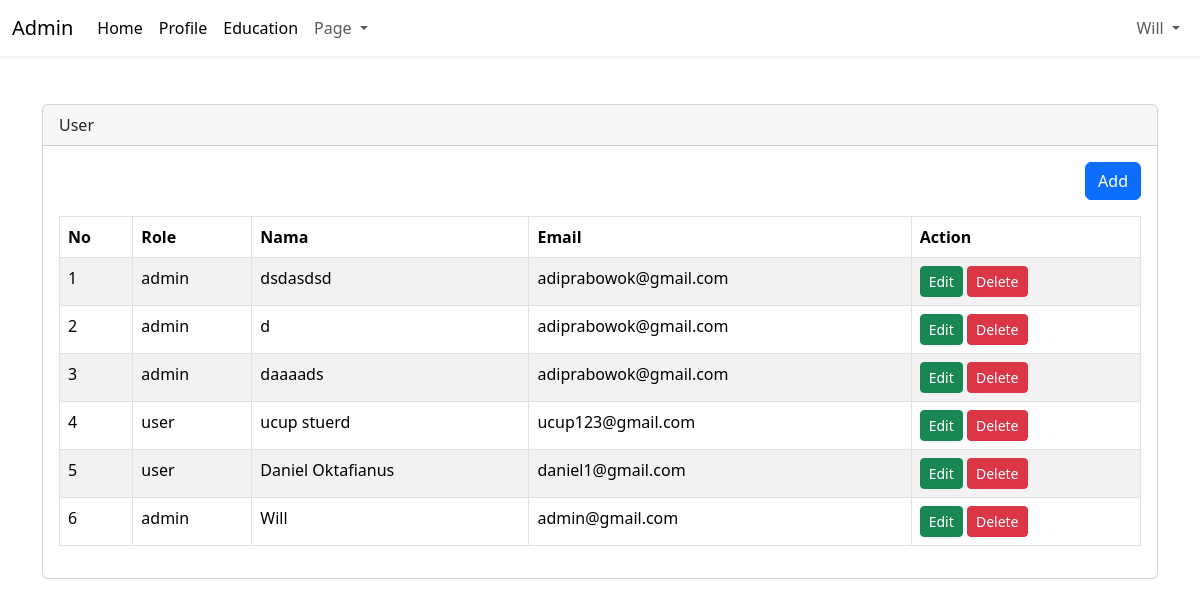
Screenshot of /admin/dashboard.php?page=user (signed in) with the database file from the repository.
### tables this page shows
CREATE TABLE `users` (
  `id_user` int(11) NOT NULL,
  `id_role` int(11) DEFAULT NULL,
  `id_profile` int(11) DEFAULT NULL,
  `name` varchar(50) NOT NULL,
  `email` varchar(50) NOT NULL,
  `password` varchar(100) NOT NULL,
  `created_at` timestamp NOT NULL DEFAULT current_timestamp(),
  `updated_at` timestamp NULL DEFAULT NULL ON UPDATE current_timestamp()
);

CREATE TABLE `levels` (
  `role_id` int(11) NOT NULL,
  `role` varchar(25) DEFAULT NULL
);

### admin/content/user.php (the view, shortened to what this page needs)
<?php
$query = mysqli_query($config, "SELECT levels.role, users.* FROM users LEFT JOIN levels ON levels.role_id = users.id_role ORDER BY users.id_user DESC");
$row = mysqli_fetch_all($query, MYSQLI_ASSOC);
?>
<div class="table-responsive">
    <div align="right" class="mb-3">
        <a href="?page=tambah_user" class="btn btn-primary">Add</a>
    </div>
    <table id="table" class="table table-bordered table-striped">
        <thead>
            <tr>
                <th>No</th>
                <th>Role</th>
                <th>Nama</th>
                <th>Email</th>
                <th>Action</th>
            </tr>
        </thead>
        <tbody>
            <?php foreach ($row as $key => $data_value): ?>
                <tr>
                    <td><?= $key + 1; ?></td>
                    <td><?= $data_value['role']; ?></td>
                    <td><?= $data_value['name']; ?></td>
                    <td><?= $data_value['email']; ?></td>
                    <td>
                        <a href="?page=tambah_user&edit=<?php echo $data_value['id_user']; ?>"
                            class="btn btn-success btn-sm">Edit</a>
                        <a onclick="return confirm('Are you sure?')"
                            href="?page=user&delete=<?php echo $data_value['id_user']; ?>"
                            class="btn btn-danger btn-sm">Delete</a>
                    </td>
                </tr>
            <?php endforeach ?>
        </tbody>
    </table>
</div>

### rows the page displays
users: id_role.role "admin", name "dsdasdsd", email "adiprabowok@gmail.com"
users: id_role.role "admin", name "d", email "adiprabowok@gmail.com"
users: id_role.role "admin", name "daaaads", email "adiprabowok@gmail.com"
users: id_role.role "user", name "ucup stuerd", email "ucup123@gmail.com"
users: id_role.role "user", name "Daniel Oktafianus", email "daniel1@gmail.com"
users: id_role.role "admin", name "Will", email "admin@gmail.com"

### other values shown
$_name "Will"
str_replace("_", " ", ucfirst($_GET['page'])) "User"
